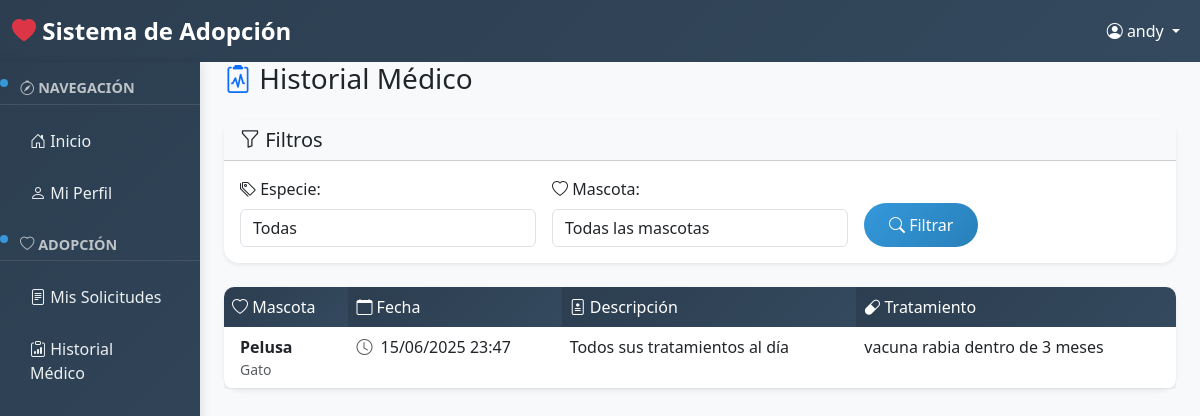
The page /historiales/ (signed in) on the database its author committed.
### usuarios/models.py (models this page shows, shortened)
class Usuario(AbstractUser):
    ROLES = [
        ('adoptante', 'Adoptante'),
        ('admin', 'Administrador'),
    ]
    telefono = models.CharField(max_length=15, blank=True, verbose_name="Teléfono")
    direccion = models.TextField(blank=True, verbose_name="Dirección")
    rol = models.CharField(max_length=10, choices=ROLES, default='adoptante', verbose_name="Rol")
    fecha_registro = models.DateTimeField(default=timezone.now, verbose_name="Fecha de registro")
    class Meta:
        verbose_name = "Usuario"
        verbose_name_plural = "Usuarios"

### historiales/models.py (models this page shows, shortened)
class HistorialMedico(models.Model):
    mascota = models.ForeignKey(
        'mascotas.Mascota',
        on_delete=models.CASCADE,
        related_name='historial_medico',
        verbose_name="Mascota"
    )
    fecha = models.DateTimeField(default=timezone.now, verbose_name="Fecha")
    descripcion = models.TextField(verbose_name="Descripción")
    tratamiento = models.TextField(verbose_name="Tratamiento")
    class Meta:
        verbose_name = "Historial Médico"
        verbose_name_plural = "Historiales Médicos"
        ordering = ['-fecha']

### mascotas/models.py (models this page shows)
class Mascota(models.Model):
    ESPECIES = [
        ('perro', 'Perro'),
        ('gato', 'Gato'),
        ('ave', 'Ave'),
        ('otro', 'Otro'),
    ]
    SEXO = [
        ('macho', 'Macho'),
        ('hembra', 'Hembra'),
    ]
    ESTADO = [
        ('Disponible', 'Disponible para adopción'),
        ('adoptado', 'Adoptado'),
        ('en_proceso', 'En proceso de adopción'),
    ]
    nombre = models.CharField(max_length=100, verbose_name="Nombre")
    especie = models.CharField(max_length=15, choices=ESPECIES, verbose_name="Especie")
    raza = models.CharField(max_length=70, verbose_name="Raza")
    edad = models.PositiveIntegerField(help_text="Edad en años", verbose_name="Edad")
    sexo = models.CharField(max_length=10, choices=SEXO, verbose_name="Sexo")
    estado_adopcion = models.CharField(
        max_length= 15,
        choices=ESTADO,
        default="Disponible",
        verbose_name= "Estado de adopción"
    )
    fecha_ingreso = models.DateTimeField(default=timezone.now, verbose_name="Fecha de ingreso")
    adoptante = models.ForeignKey(
        'usuarios.Usuario',
        on_delete=models.SET_NULL,
        null=True,
        blank=True,
        related_name='mascotas_adoptadas',
        verbose_name='Adoptante'
    )
    def __str__(self):
        return f"{self.nombre} ({self.especie})"
    class Meta:
        verbose_name = "Mascota"
        verbose_name_plural = "Mascotas"
        ordering = ['-fecha_ingreso']

### historiales/views.py (the view)
# urls.py: path('', views.lista, name='lista'),
@login_required
def lista(request):
    form = FiltroHistorialForm(request.GET, user=request.user)
    historiales = HistorialMedico.objects.none()
    if request.user.rol == 'admin':
        historiales = HistorialMedico.objects.all()
    else:
        historiales = HistorialMedico.objects.all()
    if form.is_valid():
        especie = form.cleaned_data.get('especie')
        mascota = form.cleaned_data.get('mascota')
        if especie:
            historiales = historiales.filter(mascota__especie=especie)
        if mascota:
            historiales = historiales.filter(mascota=mascota)
    return render(request, 'historiales/lista.html', {
        'form': form,
        'historiales': historiales
    })

### historiales/forms.py
class FiltroHistorialForm(forms.Form):
    ESPECIES = [('', 'Todas')] + Mascota.ESPECIES
    especie = forms.ChoiceField(
        choices=ESPECIES,
        required=False,
        widget=forms.Select(attrs={'class': 'form-control'})
    )
    mascota = forms.ModelChoiceField(
        queryset=Mascota.objects.none(),
        required=False,
        empty_label="Todas las mascotas",
        widget=forms.Select(attrs={'class': 'form-control'})
    )
    def __init__(self, *args, **kwargs):
        user = kwargs.pop('user', None)
        super().__init__(*args, **kwargs)
        self.fields['mascota'].queryset = Mascota.objects.all()

### historiales/templates/historiales/lista.html (shortened to what this page needs)
{% extends 'base.html' %}
{% block content %}
<div class="container-fluid">
    <div class="row">
        <div class="col-12">
            <div class="d-flex justify-content-between align-items-center mb-4">
                <h1 class="h3 mb-0">
                    <i class="bi bi-clipboard2-pulse text-primary"></i> Historial Médico
                </h1>
            </div>
        </div>
    </div>
    <div class="row mb-4">
        <div class="col-12">
            <div class="card shadow-sm">
                <div class="card-header bg-light">
                    <h5 class="card-title mb-0">
                        <i class="bi bi-funnel"></i> Filtros
                    </h5>
                </div>
                <div class="card-body">
                    <form method="get" class="row g-3">
                        <div class="col-md-4">
                            <label for="{{ form.especie.id_for_label }}" class="form-label">
                                <i class="bi bi-tags"></i> Especie:
                            </label>
                            {{ form.especie }}
                        </div>
                        <div class="col-md-4">
                            <label for="{{ form.mascota.id_for_label }}" class="form-label">
                                <i class="bi bi-heart"></i> Mascota:
                            </label>
                            {{ form.mascota }}
                        </div>
                        <div class="col-md-4 d-flex align-items-end">
                            <button type="submit" class="btn btn-primary">
                                <i class="bi bi-search"></i> Filtrar
                            </button>
                        </div>
                    </form>
                </div>
            </div>
        </div>
    </div>
    {% if historiales %}
        <div class="row">
            <div class="col-12">
                <div class="card shadow-sm">
                    <div class="card-body p-0">
                        <div class="table-responsive">
                            <table class="table table-hover mb-0">
                                <thead class="table-dark">
                                    <tr>
                                        <th><i class="bi bi-heart"></i> Mascota</th>
                                        <th><i class="bi bi-calendar"></i> Fecha</th>
                                        <th><i class="bi bi-file-medical"></i> Descripción</th>
                                        <th><i class="bi bi-capsule"></i> Tratamiento</th>
                                    </tr>
                                </thead>
                                <tbody>
                                    {% for historial in historiales %}
                                        <tr>
                                            <td>
                                                <div class="d-flex align-items-center">
                                                    <div>
                                                        <strong>{{ historial.mascota.nombre }}</strong>
                                                        <small class="text-muted d-block">{{ historial.mascota.get_especie_display }}</small>
                                                    </div>
                                                </div>
                                            </td>
                                            <td>
                                                <i class="bi bi-clock text-muted me-1"></i>
                                                {{ historial.fecha|date:"d/m/Y H:i" }}
                                            </td>
                                            <td>
                                                <div class="text-wrap" style="max-width: 300px;">
                                                    {{ historial.descripcion }}
                                                </div>
                                            </td>
                                            <td>
                                                <div class="text-wrap" style="max-width: 300px;">
                                                    {{ historial.tratamiento }}
                                                </div>
                                            </td>
                                        </tr>
                                    {% endfor %}
                                </tbody>
                            </table>
                        </div>
                    </div>
                </div>
            </div>
        </div>
    {% endif %}
</div>
{% endblock %}

### templates/base.html (shortened to what this page needs)
<!DOCTYPE html>
<html lang="es">
<head>
    <link href="https://cdn.jsdelivr.net/npm/bootstrap@5.3.0/dist/css/bootstrap.min.css" rel="stylesheet">
    <link rel="stylesheet" href="https://cdn.jsdelivr.net/npm/bootstrap-icons@1.10.0/font/bootstrap-icons.css">
</head>
<body>
    {% if user.is_authenticated %}
        <nav class="navbar navbar-expand-lg navbar-dark" style="background: linear-gradient(135deg, var(--primary-color), #34495e);">
            <div class="container-fluid">
                <a class="navbar-brand" href="{% url 'mascotas:inicio' %}">
                    <i class="bi bi-heart-fill text-danger"></i> Sistema de Adopción
                </a>
                <div class="navbar-nav ms-auto">
                    <div class="nav-item dropdown">
                        <a class="nav-link dropdown-toggle text-white" href="#" role="button" data-bs-toggle="dropdown">
                            <i class="bi bi-person-circle"></i> {{ user.get_full_name|default:user.username }}
                        </a>
                    </div>
                </div>
            </div>
        </nav>
        <div class="container-fluid">
            <div class="row">
                <div class="col-md-3 col-lg-2 px-0">
                    <div class="sidebar">
                        <div class="section-title">
                            <i class="bi bi-compass"></i> Navegación
                        </div>
                        <nav class="nav flex-column">
                            <a class="nav-link" href="{% url 'mascotas:inicio' %}">
                                <i class="bi bi-house-door"></i> Inicio
                            </a>
                            <a class="nav-link" href="{% url 'usuarios:perfil' %}">
                                <i class="bi bi-person"></i> Mi Perfil
                            </a>
                        </nav>
                        <div class="section-title">
                            <i class="bi bi-heart"></i> Adopción
                        </div>
                        <nav class="nav flex-column">
                            <a class="nav-link" href="{% url 'solicitudes:mis_solicitudes' %}">
                                <i class="bi bi-file-text"></i> Mis Solicitudes
                            </a>
                            <a class="nav-link" href="{% url 'historiales:lista' %}">
                                <i class="bi bi-clipboard-data"></i> Historial Médico
                            </a>
                        </nav>
                    </div>
                </div>
                <div class="col-md-9 col-lg-10">
                    <div class="main-content">
                        {% block content %}{% endblock %}
                    </div>
                </div>
            </div>
        </div>
    {% endif %}
</body>
</html>

### templates/base.html (style rules this page uses)
:root { --primary-color: #2c3e50; --secondary-color: #3498db; --accent-color: #e74c3c; --success-color: #27ae60; --warning-color: #f39c12; }
body { background-color: #f8f9fa; font-family: 'Segoe UI', Tahoma, Geneva, Verdana, sans-serif; }
.navbar-brand { font-weight: bold; font-size: 1.5rem; }
.sidebar { background: linear-gradient(135deg, var(--primary-color), #34495e); min-height: 100vh; box-shadow: 2px 0 10px rgba(0,0,0,0.1); position: sticky; top: 0; }
.sidebar .nav-link { color: #ecf0f1 !important; padding: 12px 20px; border-radius: 8px; margin: 2px 10px; transition: all 0.3s ease; }
.sidebar .section-title { position: relative; color: #bdc3c7; font-size: 0.9rem; font-weight: bold; text-transform: uppercase; padding: 15px 20px 5px; border-bottom: 1px solid rgba(255,255,255,0.1); margin-bottom: 10px; }
.sidebar .section-title::before { content: ''; position: absolute; left: 0; top: 50%; transform: translateY(-50%); width: 8px; height: 8px; background-color: var(--secondary-color); border-radius: 50%; animation: pulse 2s infinite; }
.card { border: none; border-radius: 15px; box-shadow: 0 4px 15px rgba(0,0,0,0.1); transition: transform 0.3s ease; animation: fadeInUp 0.6s ease-in-out; }
.btn-primary { background: linear-gradient(135deg, var(--secondary-color), #2980b9); border: none; border-radius: 25px; padding: 10px 25px; font-weight: 500; }
.table { border-radius: 10px; overflow: hidden; box-shadow: 0 4px 15px rgba(0,0,0,0.1); }
.table thead th { background: linear-gradient(135deg, var(--primary-color), #34495e); color: white; border: none; font-weight: 500; }

### rows shown on the page
Usuario: get_full_name "andy"
HistorialMedico: mascota.nombre "Pelusa", mascota.especie "Gato", fecha "15/06/2025 23:47", descripcion "Todos sus tratamientos al día", tratamiento "vacuna rabia dentro de 3 meses"
